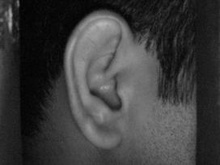
%> input picture e1.jpg, 220 x 165 px, shrunk from 272 x 204 before the run
$ octave --eval "result = sift(imread('e1.jpg'));"   (GNU Octave 9; MATLAB toolbox functions it lacks are replaced by stand-ins)
%> lines starting %> are read from the running program, lines starting %| are printed output that depends on the picture
### do_gaussian.m
function L = do_gaussian(I,sigman,O,S,omin,smin,smax,sigma0)


if(nargin<7)
   sigma0=1.6*k;
end

if omin<0
   for o=1:-omin
	I=doubleSize(I);
   end
elseif omin>0
   for o=1:-omin
	I=halveSize(I);
   end
end
[M,N] = size(I);

k = 2^(1/S);
sigma0=1.6*k;
dsigma0 = sigma0*sqrt(1-1/k^2);
sigmaN=0.5;
so=-smin+1;


L.O = O;
L.S = S;
L.sigma0 = sigma0;
L.omin = omin;
L.smin = smin;
L.smax = smax;

L.octave{1} = zeros(M,N,smax-smin+1);

sig=sqrt( (sigma0*k^smin)^2 - (sigmaN/2^omin)^2 );
L.octave{1}(:,:,1) = smooth(I,sig);

for s=smin+1:smax
    dsigma = k^s * dsigma0;
    L.octave{1}(:,:,s+so) = smooth( squeeze(L.octave{1}(:,:,s-1+so)) ,dsigma);
end

for o=2:O

    sbest = min(smin+S,smax);
    TMP = halvesize( squeeze(L.octave{o-1}(:,:,sbest+so)) );
    sigma_next = sigma0*k^smin;
    sigma_prev = sigma0*k^(sbest-S);

    if (sigma_next>sigma_prev)
       sig=sqrt(sigma_next^2-sigma_prev^2);
       TMP= smooth( TMP,sig);
    end

    [M,N] = size(TMP);
    L.octave{o} = zeros(M,N,smax-smin+1);
    L.octave{o}(:,:,1) = TMP;

    for s=smin+1:smax
        dsigma = k^s * dsigma0;
        L.octave{o}(:,:,s+so) = smooth( squeeze(L.octave{o}(:,:,s-1+so)) ,dsigma);
    end

end


function J = halvesize(I)
J=I(1:2:end,1:2:end);

% [15 lines left out: function doubleSize, not called in this run]

### smooth.m
function J = smooth(I,s)

h=fspecial('gaussian',ceil(4*s),s);
J=imfilter(I,h);

return;

### do_diffofg.m
function D = do_diffofg(L)

D.smin = L.smin;
D.smax = L.smax-1;
D.omin =L.omin;
D.O = L.O;
D.S = L.S;
D.sigma0 = L.sigma0;

for o=1:D.O

    [M,N,S] = size(L.octave{o});
    D.octave{o} = zeros(M,N,S-1);

    for s=1:S-1
        D.octave{o}(:,:,s) = L.octave{o}(:,:,s+1) -  L.octave{o}(:,:,s);
    end;

end;

### do_localmax.m
function J = do_localmax(octave, thresh,smin)

[N,M,S]=size(octave);
nb=1;
k=0.0002;
J = [];
for s=2:S-1
    for j=20:M-20
        for i=20:N-20
            a=octave(i,j,s);

            if a>thresh+k ...
                    && a>octave(i-1,j-1,s-1)+k && a>octave(i-1,j,s-1)+k && a>octave(i-1,j+1,s-1)+k ...
                    && a>octave(i,j-1,s-1)+k && a>octave(i,j+1,s-1)+k && a>octave(i+1,j-1,s-1)+k ...
                    && a>octave(i+1,j,s-1)+k && a>octave(i+1,j+1,s-1)+k && a>octave(i-1,j-1,s)+k ...
                    && a>octave(i-1,j,s)+k && a>octave(i-1,j+1,s)+k && a>octave(i,j-1,s)+k ...
                    && a>octave(i,j+1,s)+k && a>octave(i+1,j-1,s)+k && a>octave(i+1,j,s)+k ...
                    && a>octave(i+1,j+1,s)+k && a>octave(i-1,j-1,s+1)+k && a>octave(i-1,j,s+1)+k ...
                    && a>octave(i-1,j+1,s+1)+k && a>octave(i,j-1,s+1)+k && a>octave(i,j+1,s+1)+k ...
                    && a>octave(i+1,j-1,s+1)+k && a>octave(i+1,j,s+1)+k && a>octave(i+1,j+1,s+1)+k
                J(1,nb)=j-1;
                J(2,nb)=i-1;
                J(3,nb)=s+smin-1;
                nb=nb+1;
            end
        end
    end
end

### do_extrefine.m
function J=extrefine(oframes,octave,smin,thres,r)

[M,N,S]=size(octave);
[L,K]=size(oframes);


comp=1;

for p = 1:K

    b=zeros(1,3) ;

    A=oframes(:,p);
    x=A(1)+1;
    y=A(2)+1;
    s=A(3)+1-smin;
    if(x < 2 || x > N-1 || y < 2 || y > M-1 || s < 2 || s > S-1)
        continue ;
    end

    val=octave(y,x,s);
    Dx=0;Dy=0;Ds=0;Dxx=0;Dyy=0;Dss=0;Dxy=0;Dxs=0;Dys=0 ;
    dx = 0 ;
    dy = 0 ;

    for iter = 1:5

        A = zeros(3,3) ;

        x = x + dx ;
        y = y + dy ;

        if (x < 2 || x > N-1 || y < 2 || y > M-1 )  break ; end

        Dx = 0.5 * (octave(y,x+1,s) - octave(y,x-1,s));
        Dy = 0.5 * (octave(y+1,x,s) - octave(y-1,x,s)) ;
        Ds = 0.5 * (octave(y,x,s+1) - octave(y,x,s-1)) ;

        Dxx = (octave(y,x+1,s) + octave(y,x-1,s) - 2.0 * octave(y,x,s)) ;
        Dyy = (octave(y+1,x,s) + octave(y-1,x,s) - 2.0 * octave(y,x,s)) ;
        Dss = (octave(y,x,s+1) + octave(y,x,s-1) - 2.0 * octave(y,x,s)) ;

        Dys = 0.25 * ( octave(y+1,x,s+1) + octave(y-1,x,s-1) - octave(y-1,x,s+1) - octave(y+1,x,s-1) ) ;
        Dxy = 0.25 * ( octave(y+1,x+1,s) + octave(y-1,x-1,s) - octave(y-1,x+1,s) - octave(y+1,x-1,s) ) ;
        Dxs = 0.25 * ( octave(y,x+1,s+1) + octave(y,x-1,s-1) - octave(y,x-1,s+1) - octave(y,x+1,s-1) ) ;

        A(1,1) = Dxx ;
        A(2,2) = Dyy ;
        A(3,3) = Dss ;
        A(1,2) = Dxy ;
        A(1,3) = Dxs ;
        A(2,3) = Dys ;
        A(2,1) = Dxy ;
        A(3,1) = Dxs ;
        A(3,2) = Dys ;

        b(1) = - Dx ;
        b(2) = - Dy ;
        b(3) = - Ds ;


        c=b*inv(A);


        if (c(1) >  0.6 && x < N-2 )
            if (c(1) < -0.6 && x > 1)
                dx=0;
            else
                dx=1;
            end
        else
            if (c(1) < -0.6 && x > 1)
                dx=-1;
            else
                dx=0;
            end
        end

        if (c(2) >  0.6 && y < N-2 )
            if (c(2) < -0.6 && y > 1)
                dy=0;
            else
                dy=1;
            end
        else
            if (c(2) < -0.6 && y > 1)
                dy=-1;
            else
                dy=0;
            end
        end

        if( dx == 0 && dy == 0 ) break ; end
    end


    val = val + 0.5 * (Dx * c(1) + Dy * c(2) + Ds * c(3)) ;
    score = (Dxx+Dyy)*(Dxx+Dyy) / (Dxx*Dyy - Dxy*Dxy) ;
    xn = x + c(1) ;
    yn = y + c(2) ;
    sn = s + c(3) ;


    if (abs(val) > thres) && ...
            (score < (r+1)*(r+1)/r) && ...
            (score >= 0) && ...
            (abs(c(1)) < 1.5) && ...
            (abs(c(2)) < 1.5) && ...
            (abs(c(3)) < 1.5) && ...
            (xn >= 0) && ...
            (xn <= M-1) && ...
            (yn >= 0) && ...
            (yn <= N-1) && ...
            (sn >= 0) && ...
            (sn <= S-1)

        J(1,comp)=xn-1;
        J(2,comp)=yn-1;
        J(3,comp)=sn-1+smin;
        comp=comp+1;
    end

end


return

### do_orientation.m
function oframes = do_orientation(oframes,octave,S,smin,sigma0 )
frames = [];
win_factor = 1.5 ;
NBINS = 36;
histo = zeros(1, NBINS);
[M, N, s_num] = size(octave);
key_num = size(oframes, 2);
magnitudes = zeros(M, N, s_num);
angles = zeros(M, N, s_num);
for si = 1: s_num
    img = octave(:,:,si);
    dx_filter = [-0.5 0 0.5];
    dy_filter = dx_filter';
    gradient_x = imfilter(img, dx_filter);
    gradient_y = imfilter(img, dy_filter);
    magnitudes(:,:,si) =sqrt( gradient_x.^2 + gradient_y.^2);
    angles(:,:,si) = mod(atan(gradient_y ./ (eps + gradient_x)) + 2*pi, 2*pi);
end


x = oframes(1,:);
y = oframes(2,:) ;
s = oframes(3,:);

x_round = floor(oframes(1,:) + 0.5);
y_round = floor(oframes(2,:) + 0.5);
scales = floor(oframes(3,:) + 0.5) - smin;


for p=1:key_num
    s = scales(p);
    xp= x_round(p);
    yp= y_round(p);
    sigmaw = win_factor * sigma0 * 2^(double (s / S)) ;
    W = floor(3.0* sigmaw);
    for xs = xp - max(W, xp-1): min((N - 2), xp + W)
        for ys = yp - max(W, yp-1) : min((M-2), yp + W)
            dx = (xs - x(p));
            dy = (ys - y(p));
            if dx^2 + dy^2 <= W^2
               wincoef = exp(-(dx^2 + dy^2)/(2*sigmaw^2));
               bin = round( NBINS *  angles(ys, xs, s+ 1)/(2*pi) + 0.5);
               histo(bin) = histo(bin) + wincoef * magnitudes(ys, xs, s+ 1);
            end
        end
    end

    theta_max = max(histo);
    theta_indx = find(histo> 0.8 * theta_max);

    for i = 1: size(theta_indx, 2)
        theta = 2*pi * theta_indx(i) / NBINS;
        frames = [frames, [x(p) y(p) s theta]'];
    end
end

oframes = frames;

### do_descriptor.m
function descriptors = do_descriptor(octave,oframes,sigma0,S,smin,varargin)

for k=1:2:length(varargin)
	switch lower(varargin{k})
      case 'magnif'
        magnif = varargin{k+1} ;

      case 'numspatialbins'
        NBP = varargin{k+1} ;

      case  'numorientbins'
        NBO = varargin{k+1} ;

      otherwise
        error(['Unknown parameter ' varargin{k} '.']) ;
     end
end


num_spacialBins = NBP;
num_orientBins = NBO;
key_num = size(oframes, 2);
[M, N, s_num] = size(octave);
descriptors = [];
magnitudes = zeros(M, N, s_num);
angles = zeros(M, N, s_num);
for si = 1: s_num
    img = octave(:,:,si);
    dx_filter = [-0.5 0 0.5];
    dy_filter = dx_filter';
    gradient_x = imfilter(img, dx_filter);
    gradient_y = imfilter(img, dy_filter);
    magnitudes(:,:,si) =sqrt( gradient_x.^2 + gradient_y.^2);
    angles(:,:,si) = mod(atan(gradient_y ./ (eps + gradient_x)) + 2*pi, 2*pi);
end

x = oframes(1,:);
y = oframes(2,:);
s = oframes(3,:);
x_round = floor(oframes(1,:) + 0.5);
y_round = floor(oframes(2,:) + 0.5);
scales =  floor(oframes(3,:) + 0.5) - smin;

for p = 1: key_num

    s = scales(p);
    xp= x_round(p);
    yp= y_round(p);
    theta0 = oframes(4,p);
    sinth0 = sin(theta0) ;
    costh0 = cos(theta0) ;
    sigma = sigma0 * 2^(double (s / S)) ;
    SBP = magnif * sigma;
    W =   floor( 0.8 * SBP * (NBP + 1) / 2.0 + 0.5);

    descriptor = zeros(NBP, NBP, NBO);

    for dxi = max(-W, 1-xp): min(W, N -2 - xp)
        for dyi = max(-W, 1-yp) : min(+W, M-2-yp)
            mag = magnitudes(yp + dyi, xp + dxi, s);
            angle = angles(yp + dyi, xp + dxi, s) ;
            angle = mod(-angle + theta0, 2*pi);
            dx = double(xp + dxi - x(p));
            dy = double(yp + dyi - y(p));

            nx = ( costh0 * dx + sinth0 * dy) / SBP ;
            ny = (-sinth0 * dx + costh0 * dy) / SBP ;
            nt = NBO * angle / (2* pi) ;
            wsigma = NBP/2 ;
            wincoef =  exp(-(nx*nx + ny*ny)/(2.0 * wsigma * wsigma)) ;

            binx = floor( nx - 0.5 ) ;
            biny = floor( ny - 0.5 ) ;
            bint = floor( nt );
            rbinx = nx - (binx+0.5) ;
            rbiny = ny - (biny+0.5) ;
            rbint = nt - bint ;

            for(dbinx = 0:1)
               for(dbiny = 0:1)
                   for(dbint = 0:1)
                        if( binx+dbinx >= -(NBP/2) && ...
                            binx+dbinx <   (NBP/2) && ...
                            biny+dbiny >= -(NBP/2) && ...
                            biny+dbiny <   (NBP/2) &&  isnan(bint) == 0)

                              weight = wincoef * mag * abs(1 - dbinx - rbinx) ...
                                  * abs(1 - dbiny - rbiny) ...
                                  * abs(1 - dbint - rbint) ;

                              descriptor(binx+dbinx + NBP/2 + 1, biny+dbiny + NBP/2+ 1, mod((bint+dbint),NBO)+1) = ...
                                  descriptor(binx+dbinx + NBP/2+ 1, biny+dbiny + NBP/2+ 1, mod((bint+dbint),NBO)+1 ) +  weight ;
                        end
                   end
               end
            end

        end

    end
    descriptor = reshape(descriptor, 1, NBP * NBP * NBO);
    descriptor = descriptor ./ norm(descriptor);

     indx = find(descriptor > 0.2);
    descriptor(indx) = 0.2;
    descriptor = descriptor ./ norm(descriptor);

    descriptors = [descriptors, descriptor'];
end


### do_sift.m
function [frames,descriptors,scalespace,difofg]=sift(I,varargin)
[M,N,C] = size(I) ;
S=3 ;
omin= 0 ;
O = 4;
sigma0=1.6*2^(1/S) ;
sigman=0.5 ;
thresh = 0.2 / S / 2 ; % 0.04 / S / 2 ;
r = 18 ;
NBP = 4 ;
NBO = 8 ;
magnif = 3.0 ;
compute_descriptor = 0 ;
discard_boundary_points = 1 ;
verb = 0 ;
if C > 1
  error('I should be a grayscale image') ;
end

frames = [] ;
descriptors = [] ;


scalespace = do_gaussian(I,sigman,O,S,omin,-1,S+1,sigma0) ;
difofg = do_diffofg(scalespace) ;

for o=1:scalespace.O
%	fprintf('computing octave %d\n', o-1+omin) ;
                tic ;
    oframes1 = do_localmax(  difofg.octave{o}, 0.8*thresh, difofg.smin  ) ;
	oframes = [oframes1 , do_localmax( - difofg.octave{o}, 0.8*thresh, difofg.smin)] ;


 %   fprintf('initial keypoints # %d.  \n',size(oframes, 2)) ;
 %   fprintf('                Time (%.3f s)\n',toc) ;
    tic ;

    if size(oframes, 2) == 0
        continue;
    end
    rad = magnif * scalespace.sigma0 * 2.^(oframes(3,:)/scalespace.S) * NBP / 2 ;
    sel=find(...
      oframes(1,:)-rad >= 1                     & ...
      oframes(1,:)+rad <= size(scalespace.octave{o},2) & ...
      oframes(2,:)-rad >= 1                     & ...
      oframes(2,:)+rad <= size(scalespace.octave{o},1)     ) ;
    oframes=oframes(:,sel) ;

%	fprintf('keypoints # %d after discarding from boundary\n', size(oframes,2)) ;
      tic ;
  	oframes = do_extrefine(oframes, difofg.octave{o},difofg.smin,thresh,r) ;

  % 	fprintf(' keypoints # %d after discarding from low constrast and edges\n',size(oframes,2)) ;
  %  fprintf('                Time (%.3f s)\n',  toc) ;
    tic ;

 %   fprintf('compute orientations of keypoints\n');
	oframes = do_orientation(oframes,scalespace.octave{o},scalespace.S,scalespace.smin,scalespace.sigma0 ) ;
%	fprintf('                time: (%.3f s)\n', toc);tic;

	x     = 2^(o-1+scalespace.omin) * oframes(1,:) ;
	y     = 2^(o-1+scalespace.omin) * oframes(2,:) ;
	sigma = 2^(o-1+scalespace.omin) * scalespace.sigma0 * 2.^(oframes(3,:)/scalespace.S) ;
	frames = [frames, [x(:)' ; y(:)' ; sigma(:)' ; oframes(4,:)] ] ;

%	fprintf('keypoints # %d after orientation computation \n', size(frames,2)) ;
 %   fprintf('compute descriptors...\n') ;
    tic ;

	sh = do_descriptor(scalespace.octave{o},oframes,scalespace.sigma0,scalespace.S,scalespace.smin,'Magnif', magnif,'NumSpatialBins', NBP,'NumOrientBins', NBO) ;

    descriptors = [descriptors, sh] ;

 %   fprintf('                time: (%.3f s)\n\n\n',toc) ;


end

fprintf(' total keypoints: %d \n\n\n', size(frames,2)) ;
%> the loop in do_gaussian, `for s=smin+1:smax` made 5 passes
%> pass 2, in smooth (call 3), `J=imfilter(I,h);`:
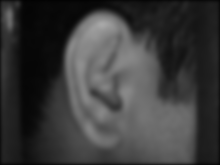
%> J: size 165x220 double; min 2.9, max 168, mean 59.6
%> after the loop in do_gaussian, `for s=smin+1:smax`: L = {O 4, S 3, sigma0 2.02, omin 0, smin -1, smax 4}
%> the loop in do_gaussian, `for o=2:O` made 3 passes
%> pass 2, in halvesize (call 2), `J=I(1:2:end,1:2:end);`:
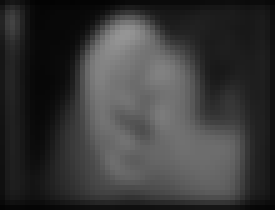
%> J: size 42x55 double (shown 5 times larger); min 3.32, max 149.5, mean 57.1
%> pass 3, in halvesize (call 3), `J=I(1:2:end,1:2:end);`:
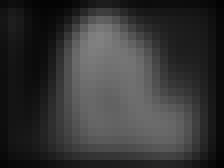
%> J: size 21x28 double (shown 8 times larger); min 3.84, max 129.5, mean 53.8
%> after the loop in do_gaussian, `for o=2:O`: sig = 1.52
%> in sift, `scalespace = do_gaussian(I,sigman,O,S,omin,-1,S+1,sigma0) ;`: scalespace = {O 4, S 3, sigma0 2.02, omin 0, smin -1, smax 4}
%> in do_diffofg, `D.smin = L.smin;`: D.smin = -1
%> in do_diffofg, `D.smax = L.smax-1;`: D.smax = 3
%> in do_diffofg, `D.omin =L.omin;`: D.omin = 0
%> in do_diffofg, `D.O = L.O;`: D.O = 4
%> in do_diffofg, `D.S = L.S;`: D.S = 3
%> in do_diffofg, `D.sigma0 = L.sigma0;`: D.sigma0 = 2.02
%> the loop in do_diffofg, `for o=1:D.O` made 4 passes
%> (M, N) on passes 1 to 4: (165, 220), (83, 110), (42, 55), (21, 28)
%> after the loop in do_diffofg, `for o=1:D.O`: D = {smin -1, smax 3, omin 0, O 4, S 3, sigma0 2.02}
%> (the run ends here)
